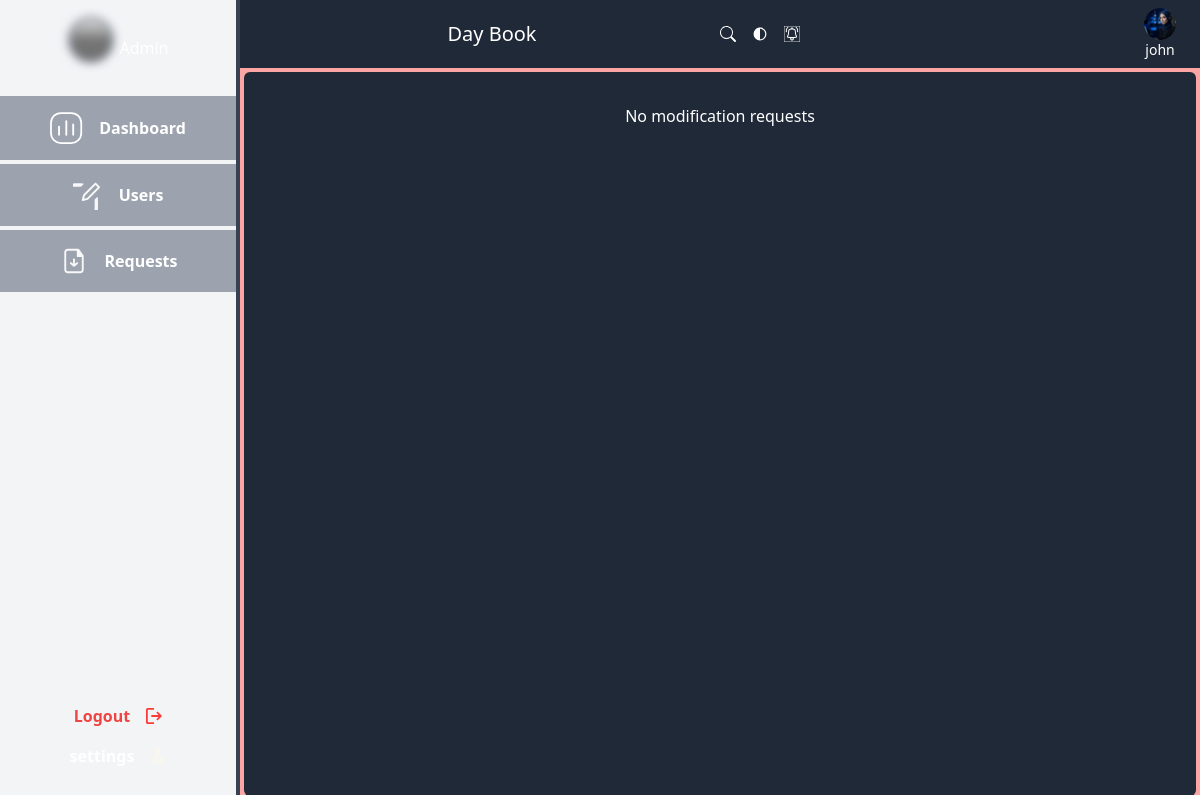
/dash/admin/requests (signed in), run on an earlier commit of the app's database.
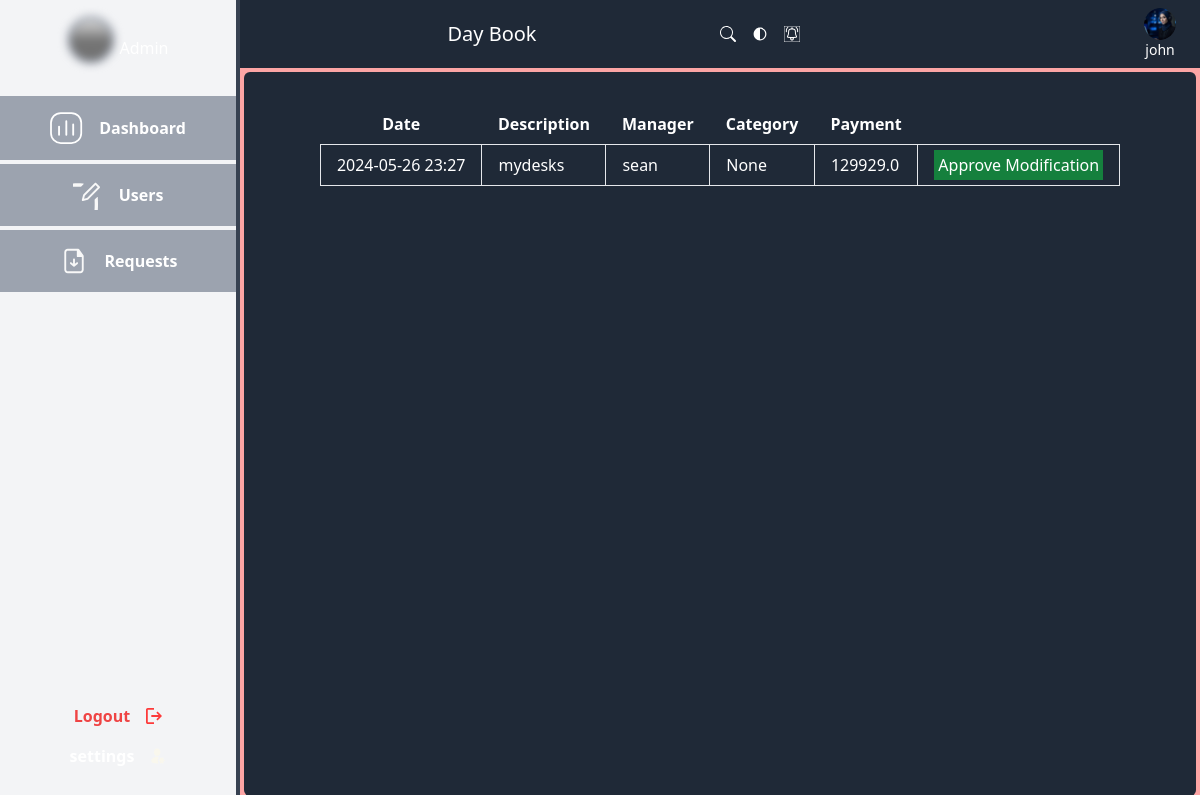
And on a later commit of the database.
### dashboard/models.py (models this page shows, shortened)
class Reports(TrackingModel):
    date = models.DateTimeField(auto_now_add=True, null=True)
    description = models.CharField(max_length=200, null=True)
    owner = models.ForeignKey(to=User, on_delete=models.CASCADE)
    category = models.ManyToManyField(MainCategory)
    receipts = models.FloatField(max_length=200, null=True)
    payments = models.FloatField(max_length=200, null=True)
    for_edit = models.BooleanField(default=False)
    created_at = models.DateTimeField(auto_now_add=True)
    is_approved = models.BooleanField(default=False)  # New field
    approved_by = models.ForeignKey(settings.AUTH_USER_MODEL, on_delete=models.CASCADE, related_name='approved_by', null=True)
    modification_approved = models.BooleanField(default=False)
    modification_approved_by = models.ForeignKey(settings.AUTH_USER_MODEL, on_delete=models.SET_NULL, related_name='modifications_approved_by', null=True, blank=True)

### authentication/models.py (models this page shows, shortened)
class User(AbstractUser):
    USER_TYPE_CHOICES = (
        ('admin', 'Admin'),
        ('accountant', 'Accountant'),
        ('manager', 'Manager'),
    )
    user_type = models.CharField(max_length=20, choices=USER_TYPE_CHOICES, default='manager')

### helpers/decorators.py (the view)
        def wrapper_func(request, *args, **kwargs):
            if request.user.is_authenticated:
                if request.user.user_type not in allowed_roles:
                    return redirect('home')
            else:
                return redirect('login')  # Redirect to login page if user is not authenticated
            return view_func(request, *args, **kwargs)

### dashboard/views.py (called while the page is built)
@allowed_users(allowed_roles=["admin"])
@login_required
def get_all_modification_requests(request):
    reports = Reports.objects.filter(for_edit=True, modification_approved=False).order_by("created_at")
    return render(request, "dashboard/modification_requests.html", {"reports": reports})

### templates/dashboard/modification_requests.html (shortened to what the changed rows need)
{% extends 'base/admin_main.html' %}
{% load static %}
{% block content %}
<div class="w-full flex bg-red-300 dark:bg-gray-400 h-screentext-white font-outfit">
  <div class="w-4/5 flex flex-col justify-between h-screen overflow-scroll">
    <div class="bg-gray-800 m-1 py-8 px-12 text-white h-full flex flex-col justify-start items-center rounded-md overflow-y-auto">
        <div class="overflow-y-auto ">
            {% if reports %}
            <table class="table-auto">
                <thead>
                    <tr>
                        <th class="px-4 py-2">Date</th>
                        <th class="px-4 py-2">Description</th>
                        <th class="px-4 py-2">Manager</th>
                        <th class="px-4 py-2">Category</th>
                        <th class="px-4 py-2">Payment</th>
                        <th class="px-4 py-2"></th>
                    </tr>
                </thead>
                <tbody>
                    {% for rpt in reports %}
                    <tr>
                        <td class="border px-4 py-2">{{rpt.created_at|date:"Y-m-d H:i"}}</td>
                        <td class="border px-4 py-2">{{rpt.description}}</td>
                        <td class="border px-4 py-2"> {{rpt.approved_by.username}}</td>
                        <td class="border px-4 py-2">{{rpt.category.name }}</td>
                        <td class="border px-4 py-2">{{rpt.payments}}</td>
                        <td class="border px-4 py-2">
                            <a href="{% url 'approve_modification' rpt.pk %}" class="p-1 bg-green-700 cursor-pointer">Approve Modification</a>
                        </td>
                    </tr>
                    {% endfor %}
                </tbody>
            </table>
            {% else %}
            <p>No modification requests</p>
            {% endif %}
        </div>
    </div>
  </div>
</div>
{% endblock %}

What changed in the data, as far as the page shows it:
now on this page (row edited): Reports: created_at "2024-05-26 23:27", description "mydesks", approved_by.username "sean", category.name "None", payments "129929.0"
Also different on the page:
text no longer shown: "No modification requests"
text now shown: "Date Description Manager Category Payment"
